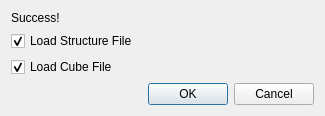
<?xml version="1.0" encoding="UTF-8"?>
<ui version="4.0">
 <class>ApbsOutputDialog</class>
 <widget class="QDialog" name="ApbsOutputDialog">
  <property name="geometry">
   <rect>
    <x>0</x>
    <y>0</y>
    <width>325</width>
    <height>99</height>
   </rect>
  </property>
  <property name="windowTitle">
   <string>Success</string>
  </property>
  <layout class="QVBoxLayout" name="verticalLayout">
   <item>
    <widget class="QLabel" name="label">
     <property name="text">
      <string>Success!</string>
     </property>
    </widget>
   </item>
   <item>
    <widget class="QCheckBox" name="loadStructureCheckBox">
     <property name="text">
      <string>Load Structure File</string>
     </property>
     <property name="checked">
      <bool>true</bool>
     </property>
    </widget>
   </item>
   <item>
    <widget class="QCheckBox" name="loadCubeCheckBox">
     <property name="text">
      <string>Load Cube File</string>
     </property>
     <property name="checked">
      <bool>true</bool>
     </property>
    </widget>
   </item>
   <item>
    <widget class="QDialogButtonBox" name="buttonBox">
     <property name="orientation">
      <enum>Qt::Horizontal</enum>
     </property>
     <property name="standardButtons">
      <set>QDialogButtonBox::Cancel|QDialogButtonBox::Ok</set>
     </property>
    </widget>
   </item>
  </layout>
 </widget>
 <resources/>
 <connections>
  <connection>
   <sender>buttonBox</sender>
   <signal>accepted()</signal>
   <receiver>ApbsOutputDialog</receiver>
   <slot>accept()</slot>
   <hints>
    <hint type="sourcelabel">
     <x>248</x>
     <y>254</y>
    </hint>
    <hint type="destinationlabel">
     <x>157</x>
     <y>274</y>
    </hint>
   </hints>
  </connection>
  <connection>
   <sender>buttonBox</sender>
   <signal>rejected()</signal>
   <receiver>ApbsOutputDialog</receiver>
   <slot>reject()</slot>
   <hints>
    <hint type="sourcelabel">
     <x>316</x>
     <y>260</y>
    </hint>
    <hint type="destinationlabel">
     <x>286</x>
     <y>274</y>
    </hint>
   </hints>
  </connection>
 </connections>
</ui>
